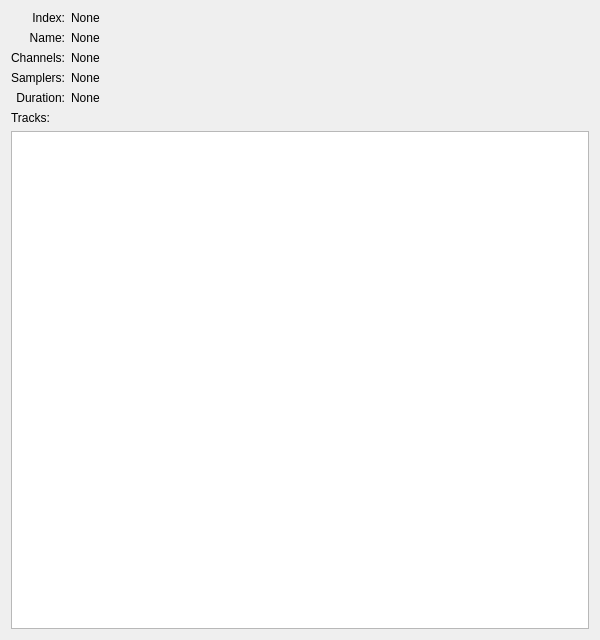
<?xml version="1.0" encoding="UTF-8"?>
<ui version="4.0">
 <class>PageAnimation</class>
 <widget class="QWidget" name="PageAnimation">
  <property name="geometry">
   <rect>
    <x>0</x>
    <y>0</y>
    <width>600</width>
    <height>640</height>
   </rect>
  </property>
  <property name="windowTitle">
   <string>Form</string>
  </property>
  <layout class="QGridLayout" name="gridLayout">
   <item row="0" column="0">
    <widget class="QLabel" name="indexLabel">
     <property name="text">
      <string>Index:</string>
     </property>
     <property name="alignment">
      <set>Qt::AlignRight|Qt::AlignTop|Qt::AlignTrailing</set>
     </property>
    </widget>
   </item>
   <item row="0" column="1">
    <widget class="QLabel" name="index">
     <property name="text">
      <string>None</string>
     </property>
    </widget>
   </item>
   <item row="1" column="0">
    <widget class="QLabel" name="nameLabel">
     <property name="text">
      <string>Name:</string>
     </property>
     <property name="alignment">
      <set>Qt::AlignRight|Qt::AlignTop|Qt::AlignTrailing</set>
     </property>
    </widget>
   </item>
   <item row="1" column="1">
    <widget class="QLabel" name="name">
     <property name="sizePolicy">
      <sizepolicy hsizetype="Expanding" vsizetype="Minimum">
       <horstretch>0</horstretch>
       <verstretch>0</verstretch>
      </sizepolicy>
     </property>
     <property name="text">
      <string>None</string>
     </property>
     <property name="wordWrap">
      <bool>true</bool>
     </property>
    </widget>
   </item>
   <item row="2" column="0">
    <widget class="QLabel" name="channelsLabel">
     <property name="text">
      <string>Channels:</string>
     </property>
     <property name="alignment">
      <set>Qt::AlignRight|Qt::AlignTop|Qt::AlignTrailing</set>
     </property>
    </widget>
   </item>
   <item row="2" column="1">
    <widget class="QLabel" name="channels">
     <property name="text">
      <string>None</string>
     </property>
    </widget>
   </item>
   <item row="3" column="0">
    <widget class="QLabel" name="samplersLabel">
     <property name="text">
      <string>Samplers:</string>
     </property>
     <property name="alignment">
      <set>Qt::AlignRight|Qt::AlignTop|Qt::AlignTrailing</set>
     </property>
    </widget>
   </item>
   <item row="3" column="1">
    <widget class="QLabel" name="samplers">
     <property name="text">
      <string>None</string>
     </property>
    </widget>
   </item>
   <item row="4" column="0">
    <widget class="QLabel" name="durationLabel">
     <property name="text">
      <string>Duration:</string>
     </property>
     <property name="alignment">
      <set>Qt::AlignRight|Qt::AlignTop|Qt::AlignTrailing</set>
     </property>
    </widget>
   </item>
   <item row="4" column="1">
    <widget class="QLabel" name="duration">
     <property name="text">
      <string>None</string>
     </property>
    </widget>
   </item>
   <item row="5" column="0" colspan="2">
    <widget class="QLabel" name="tracksLabel">
     <property name="text">
      <string>Tracks:</string>
     </property>
     <property name="alignment">
      <set>Qt::AlignLeft|Qt::AlignTop</set>
     </property>
    </widget>
   </item>
   <item row="6" column="0" colspan="2">
    <widget class="QTableWidget" name="tracks">
     <property name="sizePolicy">
      <sizepolicy hsizetype="Expanding" vsizetype="Expanding">
       <horstretch>0</horstretch>
       <verstretch>1</verstretch>
      </sizepolicy>
     </property>
     <property name="editTriggers">
      <set>QAbstractItemView::NoEditTriggers</set>
     </property>
     <property name="alternatingRowColors">
      <bool>true</bool>
     </property>
     <property name="selectionBehavior">
      <enum>QAbstractItemView::SelectRows</enum>
     </property>
     <property name="wordWrap">
      <bool>false</bool>
     </property>
    </widget>
   </item>
  </layout>
 </widget>
 <resources/>
 <connections/>
</ui>
